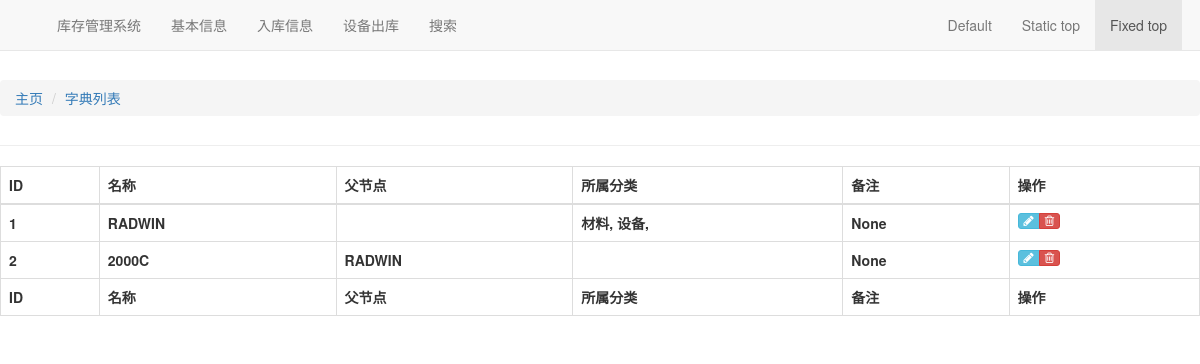
Page /base/wordbooks on the earlier database version.
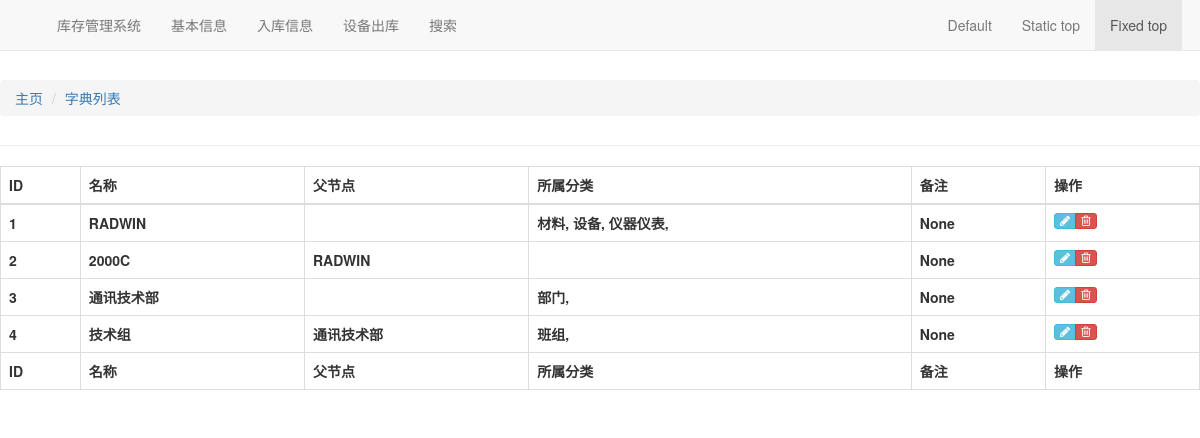
Same page on the later database version.
### base/models.py (models this page shows, shortened)
class Wordbook(CommonInfo):
    name = models.CharField(max_length=30,
                            unique=True,
                            verbose_name=u"名称",
                            db_index=True)
    parent = models.ForeignKey("self",
                               null=True,
                               blank=True,
                               verbose_name=u"上一级",
                               on_delete=models.SET_NULL)
    categories = models.ManyToManyField(
        Category,
        through='CategoryShip',
        through_fields=('wordbook', 'category'),
        verbose_name=u"分类",
    )
    class Meta:
        verbose_name = u'字典表'
        verbose_name_plural = u'字典表'

class Category(CommonInfo):
    name = models.CharField(max_length=30,
                            unique=True,
                            verbose_name=u"名称",
                            db_index=True)
    class Meta:
        verbose_name = u'类型表'
        verbose_name_plural = u'类型表'

### base/views.py (the view)
# urls.py: path('wordbooks', WordbookList.as_view(), name='wordbooks'),
class WordbookList(ListView):
    model = Wordbook

### templates/base/wordbook_list.html (shortened to what this page needs)
{% extends 'base.html' %}
{% block breadcrumb %}
<li id="orbit"><a href="{%url 'base:wordbooks' %}">字典列表</a></li>
{% endblock %}
{% block maincontent %}
<div id="data">
	<table id='dataTable' class='table table-bordered table-hover' cellspacing='0' width='100%'>
		<thead>
			<tr>
				<th>ID</th>
				<th>名称</th>
				<th>父节点</th>
				<th>所属分类</th>
				<th>备注</th>
				<th>操作</th>
			</tr>
		</thead>
		{% if object_list %}
		{% for w in object_list %}
		<tr>
			<th>{{ w.id }}</th>
			<th>{{ w.name }}</th>
			<th>{{ w.parent.name }}</th>
			<th>
				{% for c in w.categories.all %}
				{{c.name}},
				{% endfor %}
			</th>
			<th>{{ w.description }}</th>
			<th>
				<div class="hidden-sm hidden-xs btn-group">
					<a class="btn btn-xs btn-info" href="{% url 'base:edit_wordbook' w.id %}">
						<i class="ace-icon fa fa-pencil bigger-120"></i>
					</a>
					<a class="btn btn-xs btn-danger" href="{% url 'base:delete_wordbook' w.id %}">
						<i class="ace-icon fa fa-trash-o bigger-120"></i>
					</a>
				</div>
			</th>
		</tr>
		{% endfor %}
		{% else %}
		<tr>
			<th><strong>There are no warehouses present.</strong></th>
		</tr>
		{% endif %}
		<tfoot>
			<tr>
				<th>ID</th>
				<th>名称</th>
				<th>父节点</th>
				<th>所属分类</th>
				<th>备注</th>
				<th>操作</th>
			</tr>
		</tfoot>
	</table>
</div>
{% endblock %}

### templates/base.html (shortened to what this page needs)
<!DOCTYPE HTML PUBLIC "-//W3C//DTD HTML 4.01 Transitional//EN" "http://www.w3.org/TR/html4/loose.dtd">
{% load staticfiles %}
<html>
<head>
    <link href="{% static 'css/bootstrap.min.css'%}" rel="stylesheet" />
    <link href="{% static 'css/font-awesome.min.css'%}" rel="stylesheet" />
</head>
<body>
    <nav class="navbar navbar-default navbar-fixed-top">
        <div class="container">
            <div class="navbar-header">
                <a href="/main.html" class="navbar-brand">
                </a>
            </div>
            <div id="navbar" class="navbar-collapse collapse">
                <ul class="nav navbar-nav">
                    <li class="dropdown">
                        <a href="#" id="lifecycle" class="dropdown-toggle" data-toggle="dropdown" role="button"
                            aria-haspopup="true" aria-expanded="false">
                            <span class="menu-text"> 库存管理系统 </span>
                        </a>
                    </li>
                    <li class="dropdown">
                        <a href="#" id="basicInfo" class="dropdown-toggle" data-toggle="dropdown" role="button"
                            aria-haspopup="true" aria-expanded="false">
                             <span class="menu-text"> 基本信息 </span>
                        </a>
                    </li>
                    <li id="stockInsInfo">
                        <a href="#" id="basicInfo" class="dropdown-toggle" data-toggle="dropdown" role="button"
                            aria-haspopup="true" aria-expanded="false">
                             <span class="menu-text"> 入库信息 </span>
                        </a>
                    </li>
                    <li class="dropdown">
                        <a href="#" class="dropdown-toggle" data-toggle="dropdown" role="button" aria-haspopup="true"
                            aria-expanded="false"> <span class="menu-text">
                                设备出库 </span> <b class="arrow icon-angle-down"></b>
                        </a>
                    </li>
                    <li id="search">
                        <a href="/stocks/search.html"><span class="menu-text"> 搜索 </span></a>
                    </li>
                </ul>
                <ul class="nav navbar-nav navbar-right">
                    <li><a href="../navbar/">Default</a></li>
                    <li><a href="../navbar-static-top/">Static top</a></li>
                    <li class="active"><a href="./">Fixed top <span class="sr-only">(current)</span></a></li>
                </ul>
            </div>
        </div>
    </nav>
    <div class="main-container" id="main-container">
        <div class="main-container-inner">
            <div class="main-content">
                <div class="page-content">
                    <br /><br />
                    <div class="page-header">
                        <ol id="breadcrumb" class="breadcrumb">
                            <li id="home"><a href="/stocks/main.html">主页</a></li>
                            {% block breadcrumb %}{% endblock %}
                        </ol>
                    </div>
                    <div class="row">
                        <div class="col-xs-12">
                            {% block maincontent %}{% endblock %}
                        </div>
                    </div>
                </div>
            </div>
        </div>
    </div>
</body>
</html>

Differences in the rows shown:
added Category: name "仪器仪表", shown under Wordbook id 1
added Wordbook: id "3", name "通讯技术部", description "None"
added Category: name "部门", shown under "3"
added Wordbook: id "4", name "技术组", parent.name "通讯技术部", description "None"
added Category: name "班组", shown under "4"
